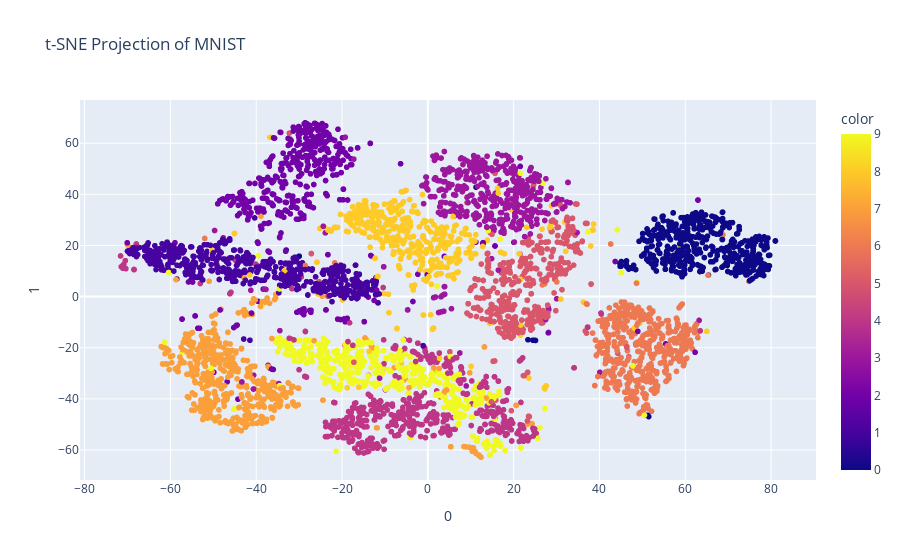

The code cell stored with this chart in its notebook:
### Code cell
from sklearn.manifold import TSNE
tsne = TSNE(n_components=2, random_state=42)
proj_tsne = tsne.fit_transform(data)
fig_tsne = px.scatter(proj_tsne, x=0, y=1, color=mnist.target[:5000].astype(int), title='t-SNE Projection of MNIST')
fig_tsne.show()
print(f"trustworthiness (t-SNE): {trustworthiness(data, proj_tsne):.4f}")
print(f"continuity (t-SNE): {continuity(data, proj_tsne):.4f}")
print(f"normalized_stress (t-SNE): {normalized_stress(data, proj_tsne):.4f}")
print(f"neighborhood_hit (t-SNE): {neighborhood_hit(proj_tsne, mnist.target[:5000].astype(int)):.4f}")

### Figure 1 — Plotly figure (JSON) as saved in the notebook; plotly's stock layout.template omitted (floating-point values rounded to 4 significant figures; data arrays with more than 128 entries replaced by an {"elided": "..."} marker saying what was removed)
{"data": [{"hovertemplate": "0=%{x}<br>1=%{y}<br>color=%{marker.color}<extra></extra>", "legendgroup": "", "marker": {"color": {"elided": "5000 int values"}, "coloraxis": "coloraxis", "symbol": "circle"}, "mode": "markers", "name": "", "showlegend": false, "type": "scattergl", "x": {"elided": "5000 float values"}, "xaxis": "x", "y": {"elided": "5000 float values"}, "yaxis": "y"}], "layout": {"coloraxis": {"colorbar": {"title": {"text": "color"}}, "colorscale": [[0, "#0d0887"], [0.1111, "#46039f"], [0.2222, "#7201a8"], [0.3333, "#9c179e"], [0.4444, "#bd3786"], [0.5556, "#d8576b"], [0.6667, "#ed7953"], [0.7778, "#fb9f3a"], [0.8889, "#fdca26"], [1, "#f0f921"]]}, "legend": {"tracegroupgap": 0}, "title": {"text": "t-SNE Projection of MNIST"}, "xaxis": {"anchor": "y", "domain": [0, 1], "title": {"text": "0"}}, "yaxis": {"anchor": "x", "domain": [0, 1], "title": {"text": "1"}}}}
